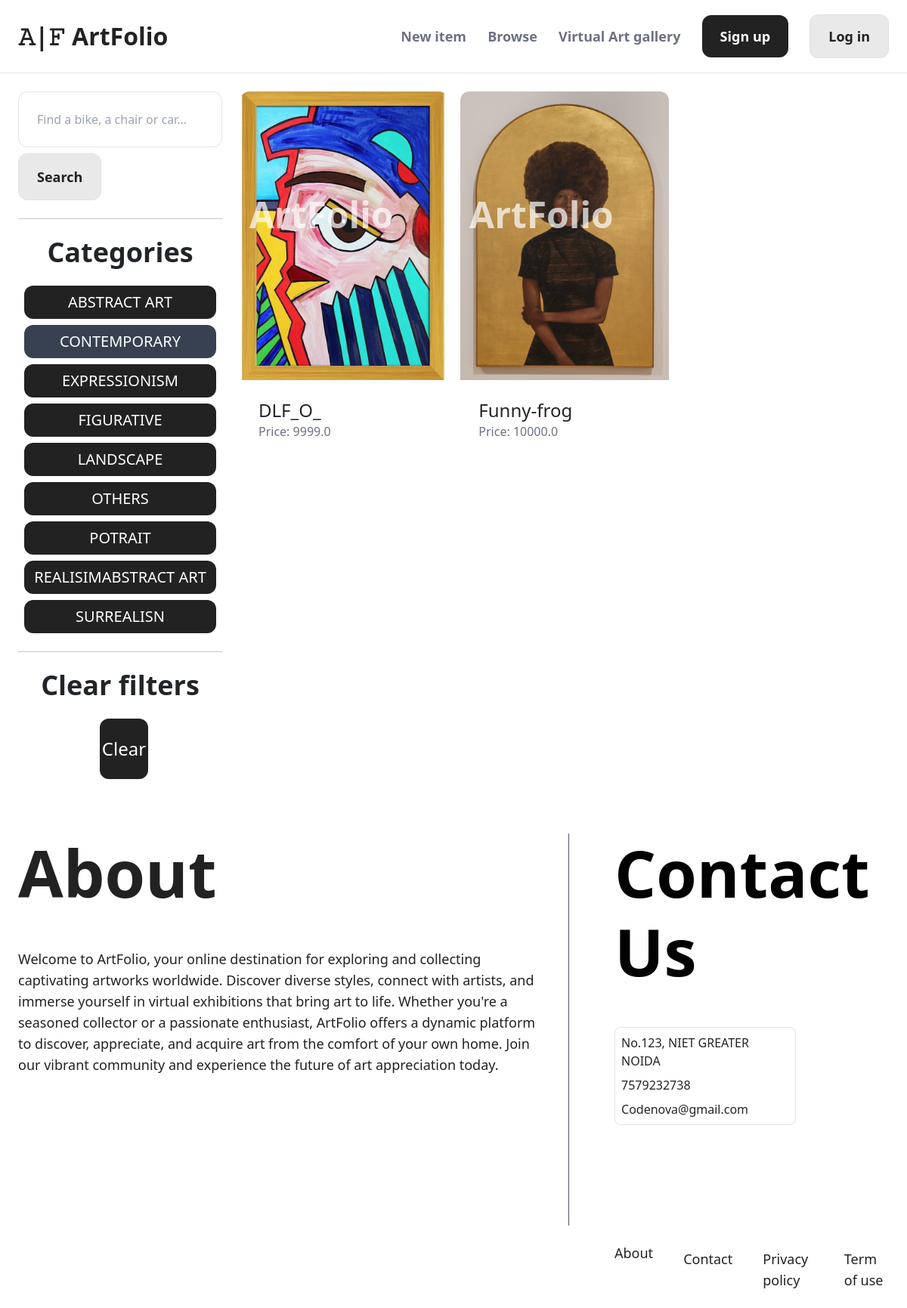
Page /items/?query=&category=2 on the committed database.
### item/models.py (models this page shows, shortened)
class Category(models.Model):
    name = models.CharField(max_length=255)
    class Meta:
        ordering = ('name',)
        verbose_name_plural = 'Categories'

class Item(models.Model):
    category = models.ForeignKey(Category, related_name='items', on_delete=models.CASCADE)
    name = models.CharField(max_length=255)
    description = models.TextField(blank=True, null=True)
    price = models.FloatField()
    image = models.ImageField(upload_to='item_images', blank=True, null=True)
    is_sold = models.BooleanField(default=False)
    created_by = models.ForeignKey(User, related_name='items', on_delete=models.CASCADE)
    created_at = models.DateTimeField(auto_now_add=True)

### item/views.py (the view)
# urls.py: path('', views.items, name='items'),
def items(request):
    query = request.GET.get('query', '')
    category_id = request.GET.get('category', 0)
    categories = Category.objects.all()
    items = Item.objects.filter(is_sold=False)
    if category_id:
        items = items.filter(category_id=category_id)
    if query:
        items = items.filter(Q(name__icontains=query) | Q(description__icontains=query))
    return render(request, 'item/items.html', {
        'items': items,
        'query': query,
        'categories': categories,
        'category_id': int(category_id)
    })

### item/templates/item/items.html (shortened to what this page needs)
{% extends 'core/base.html' %}
{% block content %}
    <div class="pb-6 grid grid-cols-4 gap-4">
        <div class="col-span-1">
            <form method="get" action="{% url 'item:items' %}">
                <input name="query" class="w-full py-4 px-6 border rounded-xl" type="text" value="{{ query }}" placeholder="Find a bike, a chair or car...">
                <button class="mt-2 px-6 py-3 text-lg text-[#222222] font-semibold bg-[#E9E9E9] border border-[#222222] rounded-xl hover:bg-[#222222] hover:text-[#E9E9E9] transition-colors duration-500">Search</button>
            </form>
            <hr class="my-6">
            <p class="font-semibold text-4xl text-center mb-4">Categories</p>
            <ul>
                {% for category in categories %}
                    <li class="py-2 px-2 rounded-xl text-center text-xl uppercase m-2 bg-[#222222] text-white ml-2{% if category.id == category_id %} bg-gray-700 {% endif %}">
                        <a href="{% url 'item:items' %}?query={{ query }}&category={{ category.id }}">{{ category.name }}</a>
                    </li>
                {% endfor %}
            </ul>
            <hr class="my-6">
            <p class="font-semibold text-4xl text-center">Clear filters</p>
            <ul>
                <li><a href="{% url 'item:items' %}" class="mt-2 py-4 px-8 inline-block w-[5vw] bg-[#222222] ml-[40%] mt-4 flex justify-center items-center text-2xl rounded-xl text-white">Clear</a>
        </div>
        <div class="col-span-3">
            <div class="grid grid-cols-3 gap-3">
                {% for item in items %}
                    <div>
                        <a href="{% url 'item:detail' item.id %}">
                            <div class="relative">
                                <img src="{{ item.image.url }}" class="rounded-t-xl">
                                <span class="absolute bottom-[50%] right-[25%] text-[#fff] text-5xl font-semibold opacity-70 p-1">ArtFolio</span>
                            </div>
                            <div class="p-6 bg-white rounded-b-xl">
                                <h2 class="text-2xl">{{ item.name }}</h2>
                                <p class="text-gray-500">Price: {{ item.price }}</p>
                            </div>
                        </a>
                    </div>
                {% endfor %}
            </div>
        </div>
    </div>
{% endblock %}

### rows in the picture
Category: name "ABSTRACT ART"
Category: name "CONTEMPORARY"
Category: name "EXPRESSIONISM"
Category: name "FIGURATIVE"
Category: name "LANDSCAPE"
Category: name "OTHERS"
Category: name "POTRAIT"
Category: name "REALISIMABSTRACT ART"
Category: name "SURREALISN"
Item: image (picture), name "DLF_O_", price "9999.0"
Item: image (picture), name "Funny-frog", price "10000.0"
